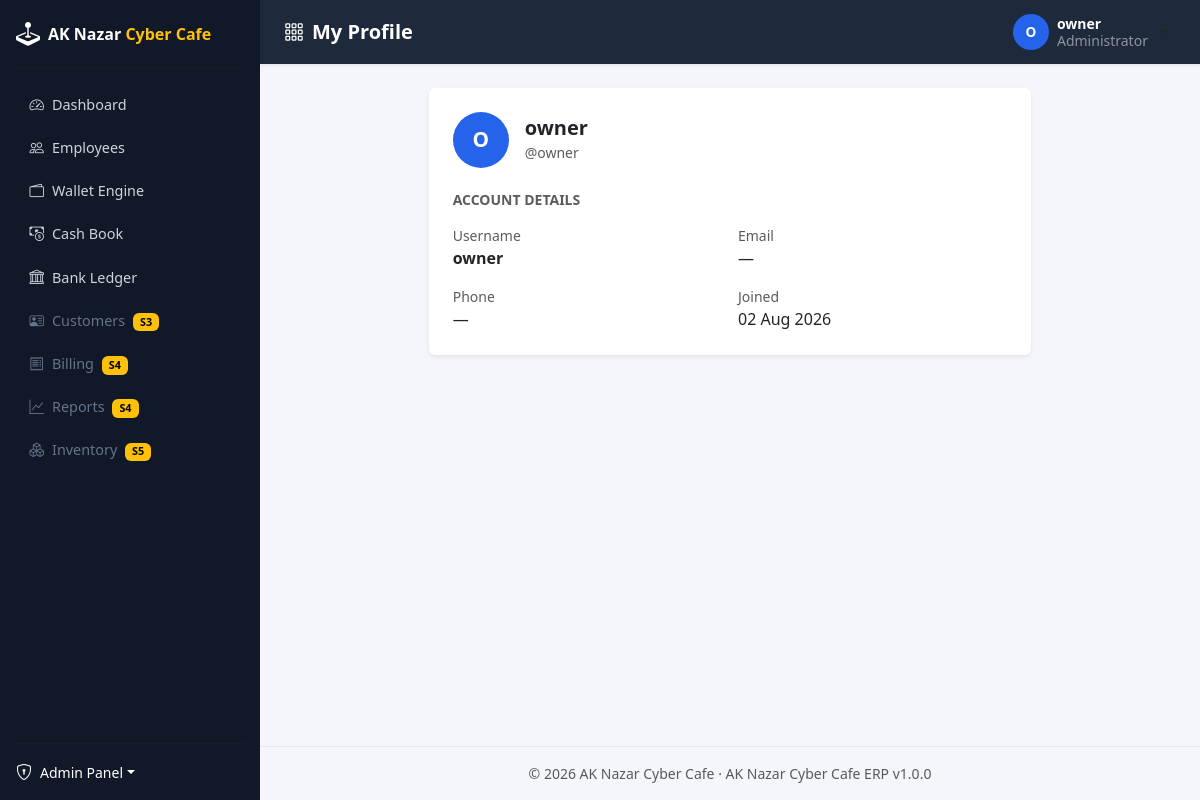
Screenshot of /accounts/profile/ (signed in) with the database file from the repository.
### apps/accounts/models/user.py (models this page shows, shortened)
class User(BaseModel, AbstractBaseUser, PermissionsMixin):
    username = models.CharField(max_length=150, unique=True, db_index=True)
    email = models.EmailField(unique=True, null=True, blank=True, db_index=True)
    phone = models.CharField(max_length=15, unique=True, null=True, blank=True)
    first_name = models.CharField(max_length=100, blank=True)
    last_name = models.CharField(max_length=100, blank=True)
    is_staff = models.BooleanField(default=False)
    date_joined = models.DateTimeField(auto_now_add=True)
    objects = UserManager()
    USERNAME_FIELD = "username"
    REQUIRED_FIELDS = []
    class Meta:
        ordering = ["-date_joined"]
        verbose_name = "User"
        verbose_name_plural = "Users"
    def get_full_name(self):
        full_name = " ".join(part for part in (self.first_name, self.last_name) if part).strip()
        return full_name or self.username
    def get_short_name(self):
        return self.first_name or self.username

### apps/accounts/views.py (the view)
# urls.py: path("profile/", views.profile, name="profile"),
@login_required
def profile(request):
    employee = getattr(request.user, "employee", None)
    return render(
        request,
        "accounts/profile.html",
        {"page_title": "My Profile", "employee": employee},
    )

### apps/common/context_processors.py (called while the page is built)
def erp_context(request):
    return {
        "ERP_APP_NAME": settings.ERP_APP_NAME,
        "ERP_APP_VERSION": settings.ERP_APP_VERSION,
        "ERP_COMPANY_NAME": settings.ERP_COMPANY_NAME,
        "ERP_COMPANY_ADDRESS": settings.ERP_COMPANY_ADDRESS,
    }

### templates/accounts/profile.html (shortened to what this page needs)
{% extends "base.html" %}
{% block content %}
<div class="row justify-content-center">
    <div class="col-lg-8">
        <div class="card shadow-sm border-0">
            <div class="card-body p-4">
                <div class="d-flex align-items-center gap-3 mb-4">
                    <span class="user-avatar-large">
                        {{ request.user.get_short_name|slice:":1"|upper }}
                    </span>
                    <div>
                        <h5 class="mb-0 fw-bold">{{ request.user.get_full_name }}</h5>
                        <span class="text-muted small">@{{ request.user.username }}</span>
                    </div>
                </div>
                <h6 class="fw-semibold text-uppercase small text-muted mb-3">Account Details</h6>
                <div class="row g-3">
                    <div class="col-md-6">
                        <span class="text-muted small d-block">Username</span>
                        <span class="fw-semibold">{{ request.user.username }}</span>
                    </div>
                    <div class="col-md-6">
                        <span class="text-muted small d-block">Email</span>
                        <span>{{ request.user.email|default:"—" }}</span>
                    </div>
                    <div class="col-md-6">
                        <span class="text-muted small d-block">Phone</span>
                        <span>{{ request.user.phone|default:"—" }}</span>
                    </div>
                    <div class="col-md-6">
                        <span class="text-muted small d-block">Joined</span>
                        <span>{{ request.user.date_joined|date:"d M Y" }}</span>
                    </div>
                </div>
            </div>
        </div>
    </div>
</div>
{% endblock %}

### templates/includes/topbar.html (shortened to what this page needs)
<nav class="app-topbar d-flex align-items-center justify-content-between px-4">
    <h5 class="mb-0 text-white fw-semibold">
        <i class="bi bi-grid-3x3-gap me-2"></i>{{ page_title|default:"Dashboard" }}
    </h5>
    <div class="d-flex align-items-center gap-3">
        <div class="dropdown">
            <button class="btn btn-user dropdown-toggle d-flex align-items-center gap-2" type="button" data-bs-toggle="dropdown">
                <span class="user-avatar d-inline-flex align-items-center justify-content-center">
                    {{ request.user.get_short_name|slice:":1"|upper }}
                </span>
                <span class="d-none d-md-inline text-start lh-sm">
                    <span class="d-block small fw-semibold text-white">{{ request.user.get_full_name }}</span>
                    <span class="d-block small text-white-50">
                        {% if request.user.employee %}{{ request.user.employee.get_role_display }}{% else %}Administrator{% endif %}
                    </span>
                </span>
            </button>
        </div>
    </div>
</nav>

### static/css/site.css (style rules this page uses)
:root { --erp-sidebar-bg: #111827; --erp-sidebar-hover: #1f2937; --erp-sidebar-active: #2563eb; --erp-topbar-bg: #1e293b; --erp-accent: #2563eb; --erp-accent-warm: #f59e0b; --erp-content-bg: #f4f6fb; }
body { background: var(--erp-content-bg); font-family: "Segoe UI", system-ui, -apple-system, Roboto, "Helvetica Neue", sans-serif; }
.app-topbar { background: var(--erp-topbar-bg); min-height: 64px; box-shadow: 0 1px 3px rgba(0, 0, 0, 0.1); }
.btn-user { background: transparent; border: none; padding: 0.25rem 0.5rem; }
.user-avatar, .user-avatar-sm, .user-avatar-lg { display: inline-flex; align-items: center; justify-content: center; background: var(--erp-accent); color: #fff; font-weight: 700; border-radius: 50%; flex-shrink: 0; }
.user-avatar { width: 36px; height: 36px; font-size: 0.85rem; }
.user-avatar-large { width: 56px; height: 56px; font-size: 1.3rem; display: inline-flex; align-items: center; justify-content: center; background: var(--erp-accent); color: #fff; font-weight: 700; border-radius: 50%; }

### rows the page displays
User: user.get_short_name "O", user.get_full_name "owner", user.username "owner", user.email "—", user.phone "—", user.date_joined "02 Aug 2026"

### other values shown
{{ page_title|default:"Dashboard" }} "My Profile"
{{ ERP_COMPANY_NAME }} "AK Nazar Cyber Cafe"
{{ ERP_APP_NAME }} "AK Nazar Cyber Cafe ERP"
{{ ERP_APP_VERSION }} "1.0.0"
